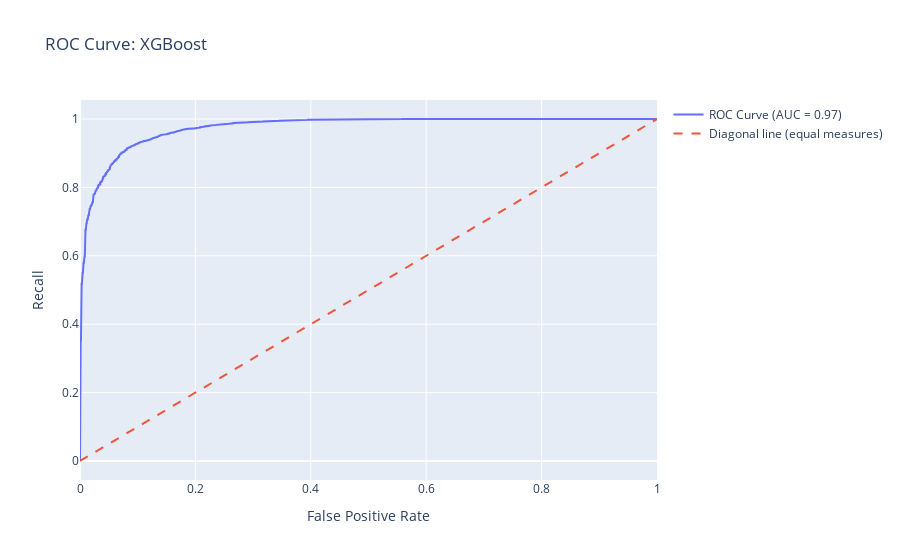

Notebook source saved alongside this figure:
### Code cell
#ROC XGB it 2
# Predicted probabilities from the fitted grid search
y_pred_prob = xgb_fitted_grid2.predict_proba(X_test)[:, 1]

# FPR, TPR and Thresholds
fpr, tpr, thresholds = roc_curve(y_test, y_pred_prob)

#AUC score
auc_score = roc_auc_score(y_test, y_pred_prob)

#ROC curve 
roc_trace = go.Scatter(
    x=fpr,
    y=tpr,
    mode='lines',
    name='ROC Curve (AUC = {:.2f})'.format(auc_score)
)

#Diagonal line trace
diagonal_trace = go.Scatter(
    x=[0, 1],
    y=[0, 1],
    mode='lines',
    name='Diagonal line (equal measures)',
    line=dict(dash='dash')
)

#Layout & figure
layout = go.Layout(
    title='ROC Curve: XGBoost',
    xaxis=dict(title='False Positive Rate'),
    yaxis=dict(title='Recall'),
    showlegend=True
)

fig = go.Figure(data=[roc_trace, diagonal_trace], layout=layout)


fig.show()

### Figure 1 — Plotly figure (JSON) as saved in the notebook; plotly's stock layout.template omitted (floating-point values rounded to 4 significant figures; data arrays with more than 128 entries replaced by an {"elided": "..."} marker saying what was removed)
{"data": [{"mode": "lines", "name": "ROC Curve (AUC = 0.97)", "type": "scatter", "x": {"elided": "1485 float values"}, "y": {"elided": "1485 float values"}}, {"line": {"dash": "dash"}, "mode": "lines", "name": "Diagonal line (equal measures)", "type": "scatter", "x": [0, 1], "y": [0, 1]}], "layout": {"showlegend": true, "title": {"text": "ROC Curve: XGBoost"}, "xaxis": {"title": {"text": "False Positive Rate"}}, "yaxis": {"title": {"text": "Recall"}}}}
